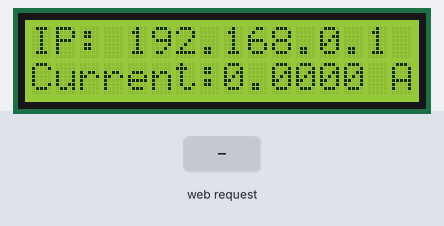
Bench run of a sketch on a simulated ESP8266 (NodeMCU). Parts: 16×2 character LCD. Inputs (shaded band) come from the test bench.

Above: at 1.2 s.
1.3 s: HTTP request GET /api received
At 2.1 s:
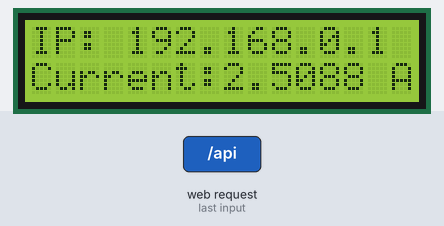
Timing chart, 0 to 4.3 s (numbered marks = the images above; inputs shaded):
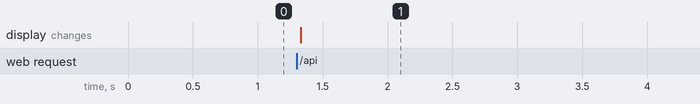

Measured:
- after the input at 1.3 s, the display: changes at once (image 1)

The sketch:

main.ino
```cpp
#include <ESP8266WiFi.h>
#include <ESP8266WebServer.h>
#include <ArduinoJson.h>
#include <LiquidCrystal_I2C.h>

LiquidCrystal_I2C lcd(0x27, 16, 2);

float PubelectricCurrent;
const char* apSSID = "MyESP8266AP";
const char* apPassword = "1234";
const IPAddress apIP(192, 168, 0, 1);

const int currentPin = A0;

ESP8266WebServer server(80);

void setup() {
  Serial.begin(115200);

  lcd.init();
  lcd.clear();
  lcd.backlight();

  pinMode(currentPin, INPUT);

  WiFi.softAPConfig(apIP, apIP, IPAddress(255, 255, 255, 0));
  WiFi.softAP(apSSID, apPassword);

  /*Serial.print("AP IP address: ");
  Serial.println(WiFi.softAPIP());
  */
  lcd.setCursor(0, 0);
  lcd.print("IP: ");
  lcd.print(WiFi.softAPIP());


  // Enable CORS headers
  server.onNotFound([]() {
    if (server.method() == HTTP_OPTIONS) {
      server.sendHeader("Access-Control-Allow-Origin", "*");
      server.sendHeader("Access-Control-Allow-Methods", "POST,GET,OPTIONS");
      server.sendHeader("Access-Control-Allow-Headers", "Origin, X-Requested-With, Content-Type, Accept");
      server.send(204);
    } else {
      server.send(404, "text/plain", "Not Found");
    }
  });

  server.on("/api", HTTP_GET, [](){
    float electricCurrent = analogRead(currentPin) * 0.0049;
    PubelectricCurrent = electricCurrent;
    // Create a JSON object to hold the electric current value
    StaticJsonDocument<64> jsonDocument;
    jsonDocument["current"] = electricCurrent;

    // Serialize the JSON to a string
    String jsonString;
    serializeJson(jsonDocument, jsonString);

    // Set CORS headers for the API response
    server.sendHeader("Access-Control-Allow-Origin", "*");
    server.send(200, "application/json", jsonString);

  });

  server.on("/", HTTP_GET, [](){
    server.send(200, "text/html", "<h1>ESP8266 API</h1><p>Visit /api to get electric current data.</p>");
  });

  server.begin();
}

void loop() {
  server.handleClient();
  lcd.setCursor(0, 1);
  lcd.print("Current:");
  lcd.print(PubelectricCurrent, 4);
  lcd.print(" A");
}
```
